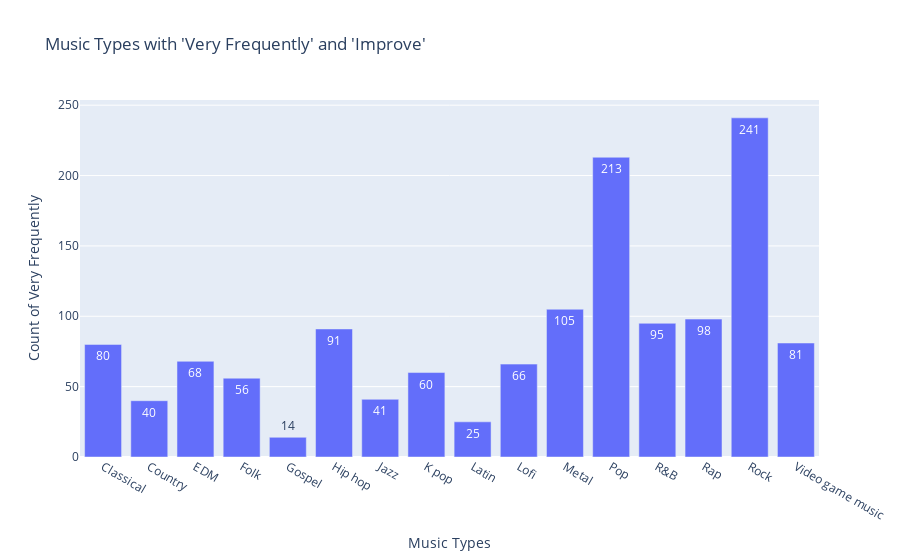

The code cell stored with this chart in its notebook:
### Code cell
# Step 1: Filter rows where 'Music effects' is 'Improve'
filtered_df = df[df["Music effects"] == "Improve"]

# Step 2: Extract columns starting with 'Frequency'
frequency_columns = [col for col in df.columns if col.startswith("Frequency")]

# Step 3: Count 'Very frequently' occurrences for each music type
very_frequent_counts = (filtered_df[frequency_columns] == "Very frequently").sum().reset_index()
very_frequent_counts.columns = ["Music Type", "Count"]  # Rename columns for clarity

# Extract only the text inside the square brackets for x-axis labels
very_frequent_counts["Music Type"] = very_frequent_counts["Music Type"].str.extract(r"\[(.*?)\]")

# Step 4: Create a bar graph
fig = px.bar(
    very_frequent_counts,
    x="Music Type",
    y="Count",
    title="Music Types with 'Very Frequently' and 'Improve'",
    labels={"Count": "Count of Very Frequently", "Music Type": "Music Types"},
    text="Count"
)

# Show the graph
fig.show()

### Figure 1 — Plotly figure (JSON) as saved in the notebook; plotly's stock layout.template omitted (floating-point values rounded to 4 significant figures)
{"data": [{"hovertemplate": "Music Types=%{x}<br>Count of Very Frequently=%{text}<extra></extra>", "legendgroup": "", "marker": {"color": "#636efa", "pattern": {"shape": ""}}, "name": "", "orientation": "v", "showlegend": false, "text": [80.0, 40.0, 68.0, 56.0, 14.0, 91.0, 41.0, 60.0, 25.0, 66.0, 105.0, 213.0, 95.0, 98.0, 241.0, 81.0], "textposition": "auto", "type": "bar", "x": ["Classical", "Country", "EDM", "Folk", "Gospel", "Hip hop", "Jazz", "K pop", "Latin", "Lofi", "Metal", "Pop", "R&B", "Rap", "Rock", "Video game music"], "xaxis": "x", "y": [80, 40, 68, 56, 14, 91, 41, 60, 25, 66, 105, 213, 95, 98, 241, 81], "yaxis": "y"}], "layout": {"barmode": "relative", "legend": {"tracegroupgap": 0}, "title": {"text": "Music Types with 'Very Frequently' and 'Improve'"}, "xaxis": {"anchor": "y", "domain": [0, 1], "title": {"text": "Music Types"}}, "yaxis": {"anchor": "x", "domain": [0, 1], "title": {"text": "Count of Very Frequently"}}}}
